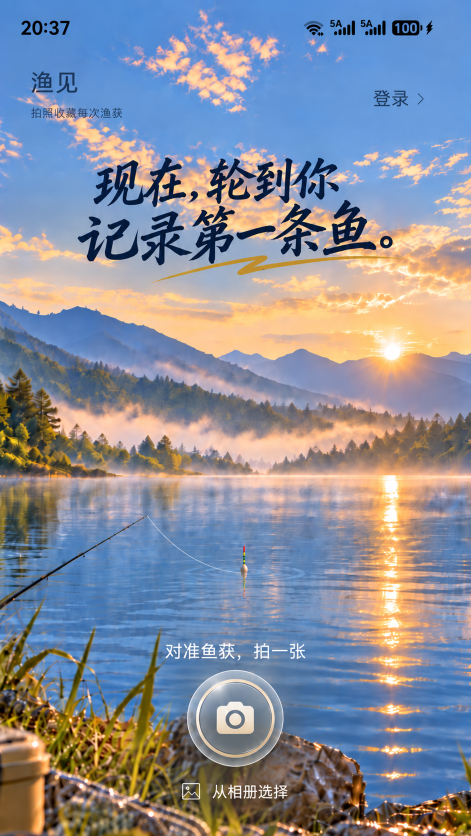
#> input picture design/pages/home/empty_home/source/frozen/Empty_Home_Frozen_Visual_V2_2.png, 941 x 1672 px (shown at 1/2 size)
$ python derive_empty_home_v2_2_fishing_layers.py
#> lines starting #> are read from the running program, lines starting #| are printed output that depends on the picture
#!/usr/bin/env python3
"""Derive the Empty Home rod, bobber and reflection from frozen V2.2 pixels.

This deliberately updates only the fishing layers which are independently
rendered by Android. Coordinates below are the measured V2.2 reference-space
boxes; source RGB pixels come from the committed 941x1672 authority.
"""

from __future__ import annotations

import hashlib
from pathlib import Path

from PIL import Image, ImageFilter


ROOT = Path(__file__).resolve().parents[1]
AUTHORITY = ROOT / "design/pages/home/empty_home/source/frozen/Empty_Home_Frozen_Visual_V2_2.png"
EXPECTED_SHA = "3071481ed7e58106381cdd5321267792491c21fd1a357e4362db1dad8e08e7ec"
DESIGN = ROOT / "design/pages/home/empty_home"
RUNTIME = ROOT / "app/src/main/assets/empty_home_runtime_v2/dynamic"


def normalized_authority() -> Image.Image:
    data = AUTHORITY.read_bytes()
    if hashlib.sha256(data).hexdigest() != EXPECTED_SHA:
        raise SystemExit("V2.2 authority SHA mismatch; no fishing assets were written")
    source = Image.open(AUTHORITY).convert("RGB")
#> source is the input picture: PIL image 941x1672 RGB; mean R, G, B 137.3, 142.1, 155.5
    if source.size != (941, 1672):
        raise SystemExit(f"unexpected V2.2 authority dimensions: {source.size}")
    height = round(source.height * 1080 / source.width)
#> height = 1919
    resized = source.resize((1080, height), Image.Resampling.LANCZOS)
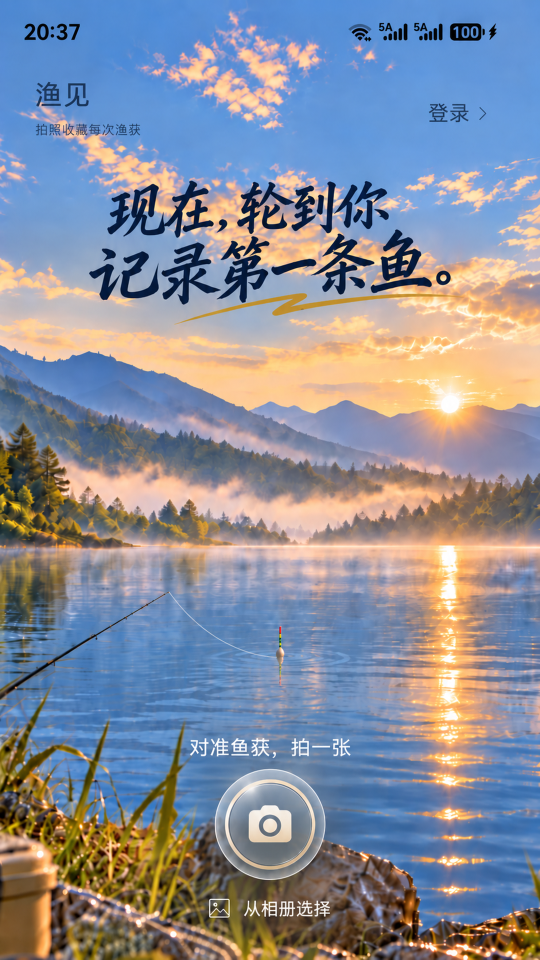
#> resized: PIL image 1080x1919 RGB (shown at 1/2 size); mean R, G, B 137.3, 142.1, 155.5
    canvas = Image.new("RGB", (1080, 1920))
#> canvas: PIL image 1080x1920 RGB; every value is 0
    canvas.paste(resized, (0, 0))
    if height < 1920:
        canvas.paste(resized.crop((0, height - 1, 1080, height)).resize((1080, 1920-height)), (0, height))
    return canvas


def pixel_delta(rgb: tuple[int, int, int], background: tuple[int, int, int]) -> int:
    return max(abs(rgb[channel] - background[channel]) for channel in range(3))


def alpha_from_delta(delta: int, threshold: int, gain: float) -> int:
    return max(0, min(255, round((delta - threshold) * gain)))


def make_rod(source: Image.Image) -> Image.Image:
    # Measured tip and lower-left entry in reference pixels. The corridor follows
    # the straight tapered dark shaft; dark pixels outside it are excluded.
    box = (0, 1180, 340, 1386)
    crop = source.crop(box).convert("RGBA")
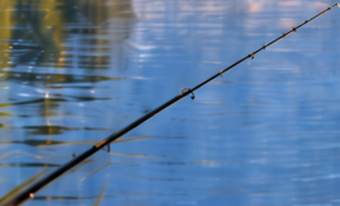
#> crop: PIL image 340x206 RGBA; mean R, G, B, A 91.6, 123.3, 160.7, 255
    smooth = source.filter(ImageFilter.GaussianBlur(4.0))
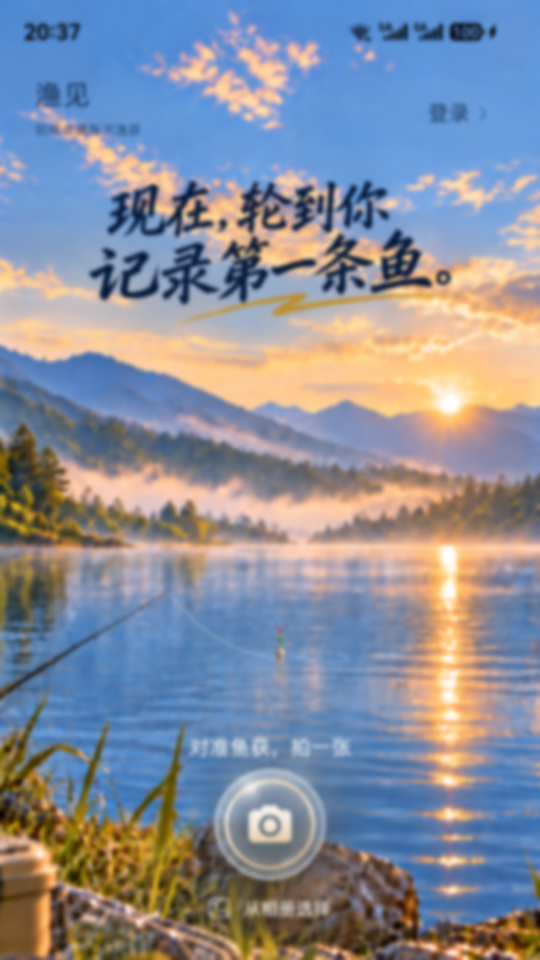
#> smooth: PIL image 1080x1920 RGB (shown at 1/2 size); mean R, G, B 137.3, 142, 155.4
    mask = Image.new("L", crop.size, 0)
#> mask: PIL image 340x206 L; every value is 0
    source_pixels = source.load()
    smooth_pixels = smooth.load()
    mask_pixels = mask.load()
    for y in range(crop.height):
        absolute_y = y + box[1]
        for x in range(crop.width):
            absolute_x = x + box[0]
            center_y = 1380.0 - (196.0 * absolute_x / 337.0)
            half_width = 4.3 - 2.2 * absolute_x / 337.0
            distance = abs(absolute_y - center_y)
            if distance > half_width:
                continue
            rgb = source_pixels[absolute_x, absolute_y]
            backdrop = smooth_pixels[absolute_x, absolute_y]
            delta = pixel_delta(rgb, backdrop)
            luminance = (rgb[0] * 299 + rgb[1] * 587 + rgb[2] * 114) // 1000
            darkness = max(0.0, min(1.0, (150.0 - luminance) / 75.0))
            edge = max(0.0, min(1.0, (half_width + 0.65 - distance) / 1.3))
            mask_pixels[x, y] = round(alpha_from_delta(delta, 7, 7.0) * darkness * edge)
    crop.putalpha(mask.filter(ImageFilter.GaussianBlur(0.28)))
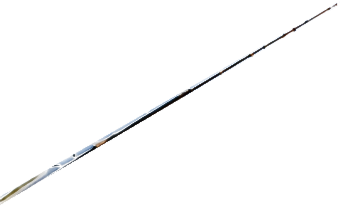
#> crop: PIL image 340x206 RGBA; mean R, G, B, A 91.6, 123.3, 160.7, 4.3; transparent parts drawn white
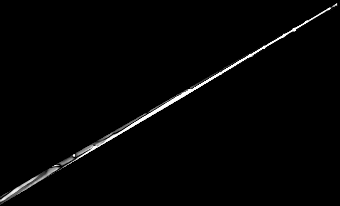
#> mask: PIL image 340x206 L; min 0, max 255, mean 4.3
    return crop


def make_bobber_body(source: Image.Image) -> Image.Image:
    # One extracted float body. The polygon bounds the measured signal stem and
    # bulb; local contrast supplies antialiased edges without lake pixels.
    box = (550, 1250, 574, 1328)
    crop = source.crop(box).convert("RGBA")
#> crop: PIL image 24x78 RGBA
    factor = 4
    draw_mask = Image.new("L", (crop.width * factor, crop.height * factor), 0)
#> draw_mask: PIL image 96x312 L; every value is 0
    from PIL import ImageDraw

    draw = ImageDraw.Draw(draw_mask)
    draw.polygon(
        [
            (8*factor, 1*factor), (16*factor, 1*factor), (16*factor, 47*factor),
            (19*factor, 51*factor), (22*factor, 57*factor), (22*factor, 63*factor),
            (19*factor, 70*factor), (16*factor, 75*factor), (12*factor, 77*factor),
            (8*factor, 74*factor), (4*factor, 69*factor), (2*factor, 62*factor),
            (2*factor, 57*factor), (5*factor, 51*factor), (8*factor, 47*factor),
        ],
        fill=255,
    )
    mask = draw_mask.resize(crop.size, Image.Resampling.LANCZOS)
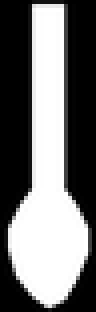
#> mask: PIL image 24x78 L (shown 4 times larger); min 0, max 255, mean 113.5
    mask = mask.point(lambda value: 0 if value < 20 else value)
    crop.putalpha(mask)
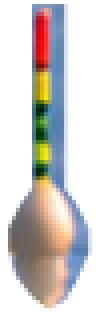
#> crop: PIL image 24x78 RGBA (shown 4 times larger); mean R, G, B, A 126.8, 138.8, 158.4, 112.8; transparent parts drawn white
    return crop


def make_reflection(source: Image.Image) -> Image.Image:
    # Separate, low-opacity V2.2 continuation. Depth fade and blur are optical
    # treatment only; source colour pixels are retained from the frozen raster.
    box = (556, 1322, 568, 1374)
    crop = source.crop(box).convert("RGBA")
    smooth = source.filter(ImageFilter.GaussianBlur(4.0))
    mask = Image.new("L", crop.size, 0)
    source_pixels = source.load()
    smooth_pixels = smooth.load()
    mask_pixels = mask.load()
    for y in range(crop.height):
        absolute_y = y + box[1]
        depth = y / max(1, crop.height - 1)
        fade = (1.0 - depth) ** 0.9
        for x in range(crop.width):
            absolute_x = x + box[0]
            # Keep only the narrow float-colour continuation, not nearby lake
            # glints. It narrows gently below the water plane.
            center = 562.0 + 0.03 * y
            half_width = max(1.7, 4.4 - 2.2 * depth)
            distance = abs(absolute_x - center)
            if distance > half_width:
                continue
            rgb = source_pixels[absolute_x, absolute_y]
            backdrop = smooth_pixels[absolute_x, absolute_y]
            delta = pixel_delta(rgb, backdrop)
            contrast = alpha_from_delta(delta, 8, 3.2)
            edge = max(0.0, min(1.0, (half_width + 0.5 - distance) / 1.0))
            saturation = max(rgb) - min(rgb)
            signal = max(contrast, 54 if saturation >= 40 else 0)
            mask_pixels[x, y] = round(min(120, signal) * fade * edge)
    crop.putalpha(mask.filter(ImageFilter.GaussianBlur(0.65)))
    return crop


def write_pair(image: Image.Image, master: Path, runtime: Path) -> None:
    master.parent.mkdir(parents=True, exist_ok=True)
    runtime.parent.mkdir(parents=True, exist_ok=True)
    image.save(master, "PNG", optimize=True)
    image.save(runtime, "PNG", optimize=True)


def main() -> None:
    source = normalized_authority()
    write_pair(
        make_rod(source),
        DESIGN / "intermediate/extracted/rod_master.png",
        RUNTIME / "rod.png",
    )
    write_pair(
        make_bobber_body(source),
        DESIGN / "intermediate/extracted/bobber_master.png",
        RUNTIME / "bobber.png",
    )
    write_pair(
        make_reflection(source),
        DESIGN / "intermediate/extracted/bobber_reflection_master.png",
        RUNTIME / "bobber_reflection.png",
    )
    # Runtime-facing shared masters mirror the extracted sources exactly.
    for name in ("rod", "bobber"):
        (DESIGN / f"shared/assets/fishing/{name}_master.png").write_bytes(
            (DESIGN / f"intermediate/extracted/{name}_master.png").read_bytes()
        )
    (DESIGN / "shared/assets/fishing/bobber_reflection_master.png").write_bytes(
        (DESIGN / "intermediate/extracted/bobber_reflection_master.png").read_bytes()
    )


if __name__ == "__main__":
    main()
